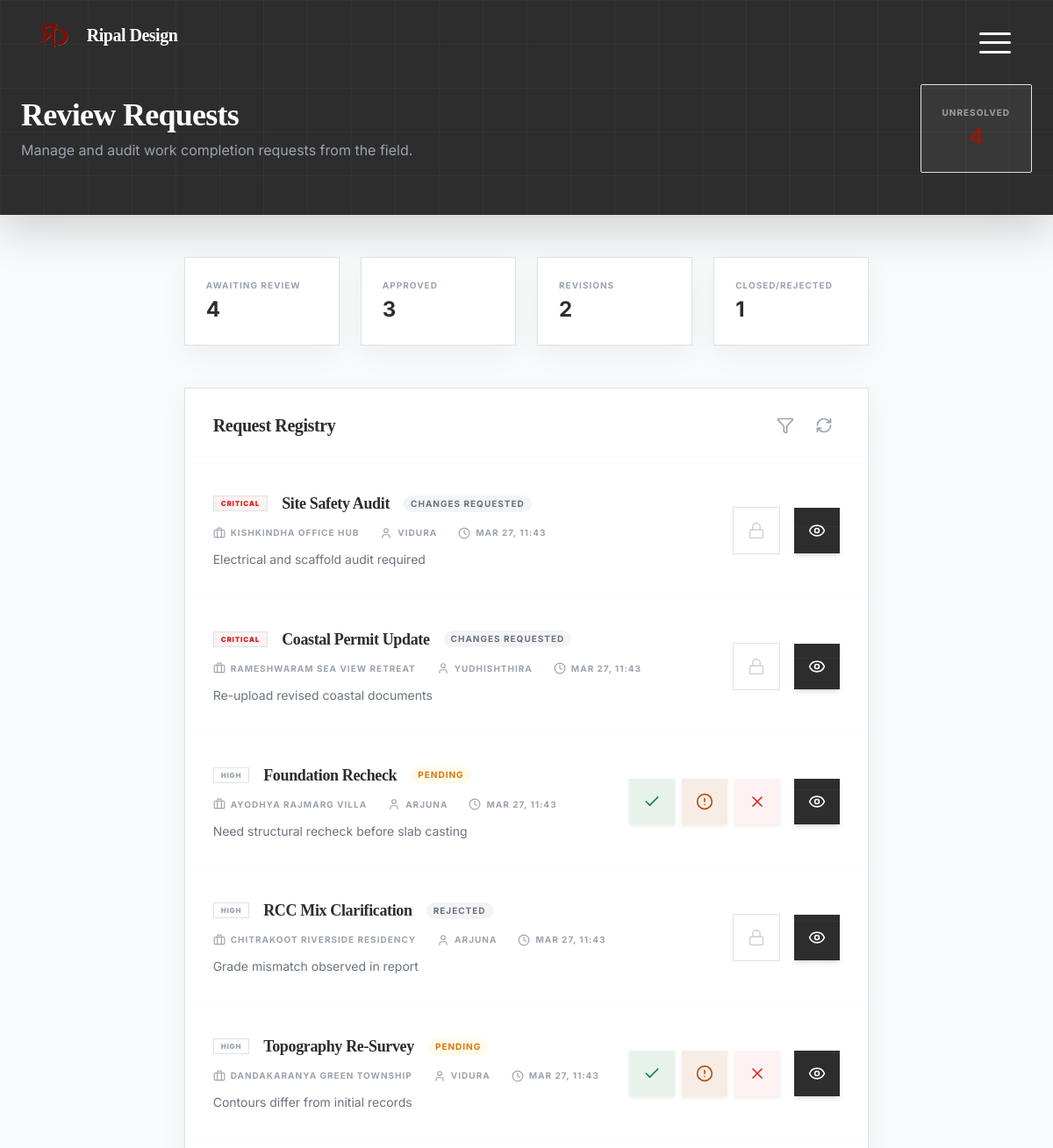
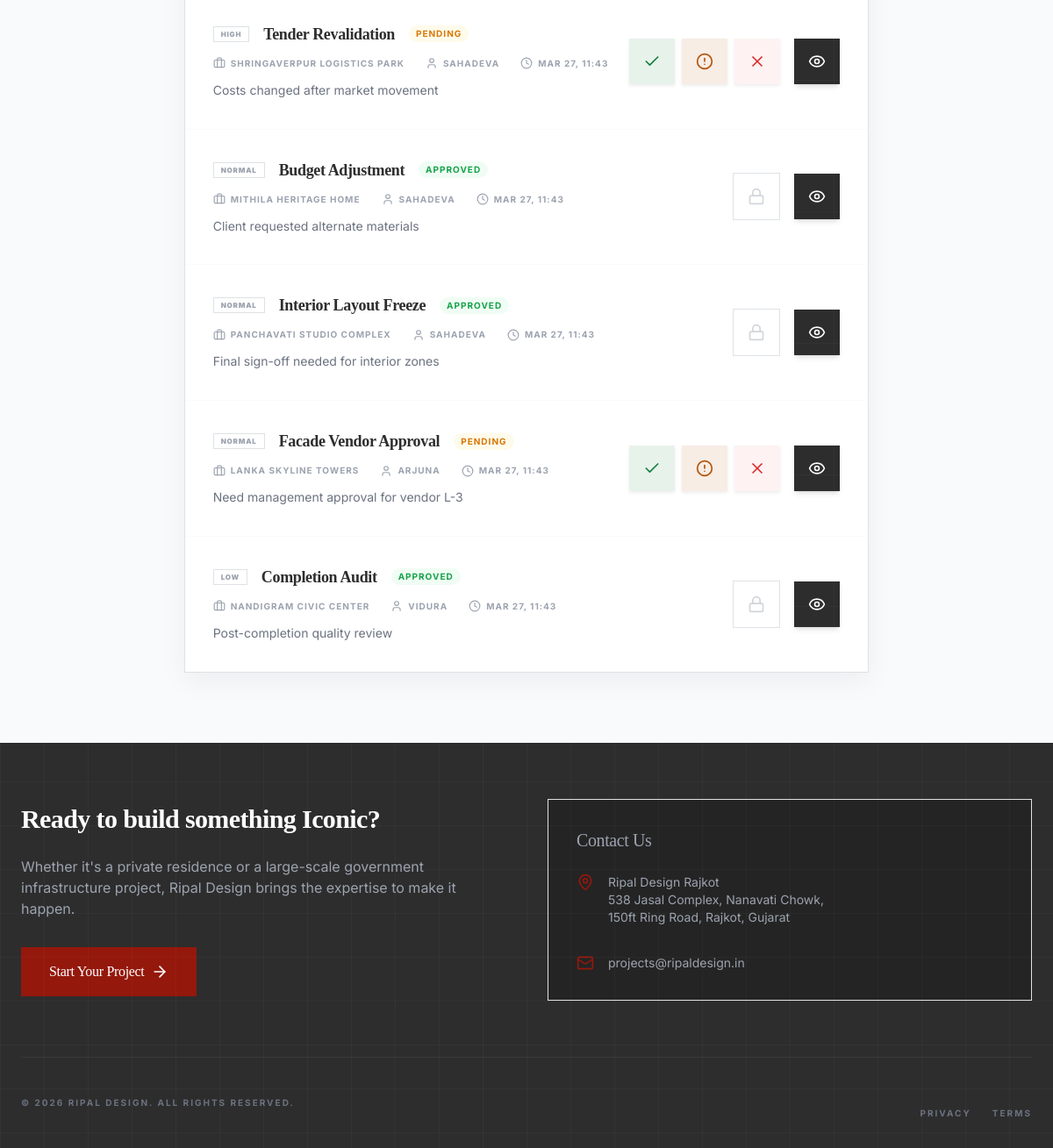
The app's page /dashboard/review_requests.php (signed in) with its own data (2 pictures, top to bottom).
### tables this page shows
CREATE TABLE IF NOT EXISTS review_requests (
  id INT AUTO_INCREMENT PRIMARY KEY,
  project_id INT DEFAULT NULL,
  submitted_by INT DEFAULT NULL,
  subject VARCHAR(255) NOT NULL,
  description TEXT DEFAULT NULL,
  urgency ENUM('critical','high','normal','low') DEFAULT 'normal',
  status ENUM('pending','approved','changes_requested','rejected') DEFAULT 'pending',
  created_at TIMESTAMP DEFAULT CURRENT_TIMESTAMP,
  updated_at TIMESTAMP NULL DEFAULT NULL ON UPDATE CURRENT_TIMESTAMP,
  FOREIGN KEY (project_id) REFERENCES projects(id) ON DELETE SET NULL,
  FOREIGN KEY (submitted_by) REFERENCES users(id) ON DELETE SET NULL,
  INDEX idx_review_requests_status (status)
);

CREATE TABLE IF NOT EXISTS projects (
  id INT AUTO_INCREMENT PRIMARY KEY,
  name VARCHAR(255) NOT NULL,
  status ENUM('planning','ongoing','paused','completed','on-hold','cancelled') DEFAULT 'ongoing',
  budget DECIMAL(15,2) DEFAULT NULL,
  progress INT DEFAULT 0,
  due DATE DEFAULT NULL,
  location TEXT DEFAULT NULL,
  site_location VARCHAR(255) DEFAULT NULL,
  address TEXT DEFAULT NULL,
  owner_name VARCHAR(255) DEFAULT NULL,
  owner_contact VARCHAR(50) DEFAULT NULL,
  owner_email VARCHAR(255) DEFAULT NULL,
  worker_name VARCHAR(255) DEFAULT NULL,
  project_type VARCHAR(100) DEFAULT NULL,
  client_id INT DEFAULT NULL,
  created_by INT DEFAULT NULL,
  latitude DECIMAL(10,7) DEFAULT NULL,
  longitude DECIMAL(10,7) DEFAULT NULL,
  created_at TIMESTAMP NOT NULL DEFAULT CURRENT_TIMESTAMP,
  updated_at TIMESTAMP NULL DEFAULT NULL ON UPDATE CURRENT_TIMESTAMP,
  FOREIGN KEY (client_id) REFERENCES users(id) ON DELETE SET NULL,
  FOREIGN KEY (created_by) REFERENCES users(id) ON DELETE SET NULL,
  INDEX idx_projects_status (status),
  INDEX idx_projects_client (client_id)
);

CREATE TABLE IF NOT EXISTS users (
  id INT AUTO_INCREMENT PRIMARY KEY,
  username VARCHAR(255) NOT NULL UNIQUE,
  full_name VARCHAR(255) DEFAULT NULL,
  first_name VARCHAR(120) DEFAULT NULL,
  last_name VARCHAR(120) DEFAULT NULL,
  email VARCHAR(255) DEFAULT NULL,
  phone VARCHAR(30) DEFAULT NULL,
  password_hash VARCHAR(255) DEFAULT NULL,
  token_reset CHAR(64) DEFAULT NULL,
  reset_token_expires DATETIME DEFAULT NULL,
  role ENUM('client','worker','employee','admin') NOT NULL DEFAULT 'client',
  status ENUM('active','pending','suspended') NOT NULL DEFAULT 'active',
  address VARCHAR(255) DEFAULT NULL,
  city VARCHAR(120) DEFAULT NULL,
  state VARCHAR(120) DEFAULT NULL,
  zip VARCHAR(20) DEFAULT NULL,
  joined_date DATE DEFAULT NULL,
  created_at TIMESTAMP NOT NULL DEFAULT CURRENT_TIMESTAMP,
  updated_at TIMESTAMP NULL DEFAULT NULL ON UPDATE CURRENT_TIMESTAMP,
  INDEX idx_users_role (role),
  INDEX idx_users_email (email),
  INDEX idx_users_reset_token (token_reset)
);

### dashboard/review_requests.php (the view, shortened to what this page needs)
<?php
$requests = [];
if (db_connected()) {
    try {
        $db = get_db();
        $stmt = $db->query("
            SELECT rr.*, p.name as project_name, u.username as submitted_by
            FROM review_requests rr
            LEFT JOIN projects p ON p.id = rr.project_id
            LEFT JOIN users u ON u.id = rr.submitted_by
            ORDER BY FIELD(rr.urgency, 'critical', 'high', 'normal', 'low'), rr.created_at DESC
        ");
        $requests = $stmt->fetchAll();
    } catch (Exception $e) {
        error_log('Review Requests Error: ' . $e->getMessage());
    }
}
$counts = ['pending'=>0, 'approved'=>0, 'changes_requested'=>0, 'rejected'=>0];
?>
<!DOCTYPE html>
<html lang="en" class="bg-canvas-white">
<head>
    <?php $HEADER_MODE = 'dashboard'; require_once __DIR__ . '/../Common/header.php'; ?>
</head>
<body class="bg-canvas-white font-sans text-foundation-grey min-h-screen">
    <div class="min-h-screen flex flex-col">
        <header class="bg-foundation-grey text-white pt-24 pb-12 px-4 sm:px-6 lg:px-8 shadow-lg mb-12">
            <div class="max-w-7xl mx-auto flex flex-col md:flex-row md:items-center md:justify-between gap-6">
                <div>
                    <h1 class="text-4xl font-serif font-bold">Review Requests</h1>
                    <p class="text-gray-400 mt-2">Manage and audit work completion requests from the field.</p>
                </div>
                <div class="flex gap-4">
                    <div class="bg-white/5 border border-white/10 px-6 py-4 rounded-sm text-center">
                        <span class="text-[10px] font-bold text-gray-400 uppercase tracking-widest block mb-1">Unresolved</span>
                        <span class="text-2xl font-bold text-rajkot-rust"><?php echo $counts['pending']; ?></span>
                    </div>
                </div>
            </div>
        </header>
        <main class="flex-grow max-w-7xl mx-auto px-4 sm:px-6 lg:px-8 pb-20">
            <div class="grid grid-cols-2 md:grid-cols-4 gap-4 mb-12">
                <div class="bg-white p-6 shadow-premium border border-gray-100 border-b-4 border-b-rajkot-rust">
                    <span class="text-[10px] font-bold text-gray-400 uppercase tracking-widest block mb-1">Awaiting Review</span>
                    <span class="text-2xl font-bold"><?php echo $counts['pending']; ?></span>
                </div>
                <div class="bg-white p-6 shadow-premium border border-gray-100 border-b-4 border-b-approval-green">
                    <span class="text-[10px] font-bold text-gray-400 uppercase tracking-widest block mb-1">Approved</span>
                    <span class="text-2xl font-bold"><?php echo $counts['approved']; ?></span>
                </div>
                <div class="bg-white p-6 shadow-premium border border-gray-100 border-b-4 border-b-pending-amber">
                    <span class="text-[10px] font-bold text-gray-400 uppercase tracking-widest block mb-1">Revisions</span>
                    <span class="text-2xl font-bold"><?php echo $counts['changes_requested']; ?></span>
                </div>
                <div class="bg-white p-6 shadow-premium border border-gray-100 border-b-4 border-b-slate-accent">
                    <span class="text-[10px] font-bold text-gray-400 uppercase tracking-widest block mb-1">Closed/Rejected</span>
                    <span class="text-2xl font-bold"><?php echo $counts['rejected']; ?></span>
                </div>
            </div>
            <div class="bg-white shadow-premium border border-gray-100">
                <div class="px-8 py-6 border-b border-gray-50 flex justify-between items-center">
                    <h2 class="text-xl font-serif font-bold">Request Registry</h2>
                    <div class="flex gap-2">
                        <button class="p-2 hover:bg-gray-50 text-gray-400 transition-colors" onclick="toggleFilters()" title="Filter Registry"><i data-lucide="filter" class="w-5 h-5"></i></button>
                        <button class="p-2 hover:bg-gray-50 text-gray-400 transition-colors" onclick="window.location.reload()" title="Refresh Registry"><i data-lucide="refresh-cw" class="w-5 h-5"></i></button>
                    </div>
                </div>
                <div class="divide-y divide-gray-50" id="requests-registry">
                    <?php if (empty($requests)): ?>
                        <div class="p-20 text-center">
                            <i data-lucide="clipboard-check" class="w-16 h-16 text-gray-100 mx-auto mb-4"></i>
                            <p class="text-gray-400 font-bold uppercase tracking-widest text-xs">All caught up. No pending reviews.</p>
                        </div>
                    <?php else: ?>
                        <?php foreach($requests as $r): ?>
                            <div class="request-row p-8 group hover:bg-gray-50/50 transition-all"
                                 data-status="<?php echo htmlspecialchars($r['status']); ?>"
                                 data-urgency="<?php echo htmlspecialchars($r['urgency']); ?>"
                                 data-subject="<?php echo htmlspecialchars((string)$r['subject']); ?>"
                                 data-description="<?php echo htmlspecialchars((string)$r['description']); ?>"
                                 data-project="<?php echo htmlspecialchars((string)$r['project_name']); ?>"
                                 data-submitted-by="<?php echo htmlspecialchars((string)$r['submitted_by']); ?>"
                                 data-created-at="<?php echo htmlspecialchars(date('M d, H:i', strtotime((string)$r['created_at']))); ?>">
                                <div class="flex flex-col lg:flex-row lg:items-center justify-between gap-6">
                                    <div class="flex-grow space-y-3">
                                        <div class="flex flex-wrap items-center gap-3">
                                            <span class="px-2 py-0.5 text-[8px] font-black uppercase tracking-widest border border-gray-200 <?php echo $r['urgency'] === 'critical' ? 'bg-red-50 text-red-600 border-red-100' : 'text-gray-400'; ?>">
                                                <?php echo strtoupper($r['urgency']); ?>
                                            </span>
                                            <h3 class="text-lg font-serif font-bold group-hover:text-rajkot-rust transition-colors"><?php echo htmlspecialchars($r['subject']); ?></h3>
                                            <span class="text-[10px] font-bold uppercase tracking-widest px-2 py-0.5 rounded-full
                                                <?php echo $r['status'] === 'pending' ? 'bg-amber-50 text-amber-600' : ($r['status'] === 'approved' ? 'bg-green-50 text-green-600' : 'bg-gray-100 text-gray-500'); ?>">
                                                <?php echo str_replace('_', ' ', strtoupper($r['status'])); ?>
                                            </span>
                                        </div>
                                        <div class="flex flex-wrap gap-4 text-[10px] font-bold text-gray-400 uppercase tracking-widest">
                                            <span class="flex items-center gap-1.5"><i data-lucide="briefcase" class="w-3.5 h-3.5"></i> <?php echo htmlspecialchars($r['project_name']); ?></span>
                                            <span class="flex items-center gap-1.5"><i data-lucide="user" class="w-3.5 h-3.5"></i> <?php echo htmlspecialchars($r['submitted_by']); ?></span>
                                            <span class="flex items-center gap-1.5"><i data-lucide="clock" class="w-3.5 h-3.5"></i> <?php echo date('M d, H:i', strtotime($r['created_at'])); ?></span>
                                        </div>
                                        <p class="text-sm text-gray-500 max-w-3xl leading-relaxed"><?php echo htmlspecialchars($r['description']); ?></p>
                                    </div>
                                    <div class="flex items-center gap-3">
                                        <?php if ($r['status'] === 'pending'): ?>
                                            <form method="POST" class="flex gap-2">
                                                <button name="status" value="approved" class="p-3 bg-approval-green/10 hover:bg-approval-green text-approval-green hover:text-white transition-all shadow-sm">
                                                    <i data-lucide="check" class="w-5 h-5"></i>
                                                </button>
                                                <button name="status" value="changes_requested" class="p-3 bg-pending-amber/10 hover:bg-pending-amber text-pending-amber hover:text-white transition-all shadow-sm">
                                                    <i data-lucide="alert-circle" class="w-5 h-5"></i>
                                                </button>
                                                <button name="status" value="rejected" class="p-3 bg-red-50 hover:bg-red-600 text-red-600 hover:text-white transition-all shadow-sm">
                                                    <i data-lucide="x" class="w-5 h-5"></i>
                                                </button>
                                            </form>
                                        <?php else: ?>
                                            <button class="p-3 border border-gray-100 text-gray-300 cursor-not-allowed"><i data-lucide="lock" class="w-5 h-5"></i></button>
                                        <?php endif; ?>
                                        <button type="button" class="p-3 bg-foundation-grey hover:bg-rajkot-rust text-white transition-all shadow-md view-details-btn"><i data-lucide="eye" class="w-5 h-5"></i></button>
                                    </div>
                                </div>
                            </div>
                        <?php endforeach; ?>
                    <?php endif; ?>
                </div>
            </div>
        </main>
        <?php require_once __DIR__ . '/../Common/footer.php'; ?>
    </div>
</body>
</html>

### public/css/index.css (style rules this page uses)
html, body { overflow-x: hidden !important; width: 100%; max-width: 100%; }
*, *::before, *::after { box-sizing: border-box; }
body { background: #0a0a0a; color: #fff; font-family: 'Inter', system-ui, -apple-system, 'Segoe UI', Roboto, 'Helvetica Neue', Arial; scrollbar-width: none; -ms-overflow-style: none; }
h1, h2, h3, .logo-font { font-family: 'Cormorant Garamond', serif; }
:root { --primary: #731209; --primary-light: #94180C; --bg-dark: #0a0a0a; --bg-panel: #121212; --text-muted: rgba(255, 255, 255, 0.6); --blueprint-grid: rgba(255, 255, 255, 0.03); }
body { background-color: var(--bg-dark); color: #fff; font-family: 'Inter', sans-serif; line-height: 1.6; -webkit-font-smoothing: antialiased; overflow-x: hidden; margin: 0; }
body::before { content: ""; position: fixed; top: 0; left: 0; width: 100%; height: 100%; background-image: linear-gradient(var(--blueprint-grid) 1px, transparent 1px), linear-gradient(90deg, var(--blueprint-grid) 1px, transparent 1px); background-size: 50px 50px; pointer-events: none; z-index: 1; }
h1, h2, h3, .font-serif { font-family: 'Cormorant Garamond', serif; font-weight: 300; letter-spacing: -0.02em; }

### Common/header.css (style rules this page uses)
:root { --alt-overlay-bg: rgba(148, 24, 12, 0.96); --alt-text: #fff; }
html, body { overflow-x: hidden; }

### Common/admin-responsive.css (style rules this page uses)
:root { --admin-header-mobile-padding-top: 4rem; }

### records on screen
review_requests: urgency "CRITICAL", subject "Site Safety Audit", status "CHANGES REQUESTED", project.name "KISHKINDHA OFFICE HUB", submitted_by.username "VIDURA", created_at "MAR 27, 11:43", description "Electrical and scaffold audit required"
review_requests: urgency "CRITICAL", subject "Coastal Permit Update", status "CHANGES REQUESTED", project.name "RAMESHWARAM SEA VIEW RETREAT", submitted_by.username "YUDHISHTHIRA", created_at "MAR 27, 11:43", description "Re-upload revised coastal documents"
review_requests: urgency "HIGH", subject "Foundation Recheck", status "PENDING", project.name "AYODHYA RAJMARG VILLA", submitted_by.username "ARJUNA", created_at "MAR 27, 11:43", description "Need structural recheck before slab casting"
review_requests: urgency "HIGH", subject "RCC Mix Clarification", status "REJECTED", project.name "CHITRAKOOT RIVERSIDE RESIDENCY", submitted_by.username "ARJUNA", created_at "MAR 27, 11:43", description "Grade mismatch observed in report"
review_requests: urgency "HIGH", subject "Topography Re-Survey", status "PENDING", project.name "DANDAKARANYA GREEN TOWNSHIP", submitted_by.username "VIDURA", created_at "MAR 27, 11:43", description "Contours differ from initial records"
review_requests: urgency "HIGH", subject "Tender Revalidation", status "PENDING", project.name "SHRINGAVERPUR LOGISTICS PARK", submitted_by.username "SAHADEVA", created_at "MAR 27, 11:43", description "Costs changed after market movement"
review_requests: urgency "NORMAL", subject "Budget Adjustment", status "APPROVED", project.name "MITHILA HERITAGE HOME", submitted_by.username "SAHADEVA", created_at "MAR 27, 11:43", description "Client requested alternate materials"
review_requests: urgency "NORMAL", subject "Interior Layout Freeze", status "APPROVED", project.name "PANCHAVATI STUDIO COMPLEX", submitted_by.username "SAHADEVA", created_at "MAR 27, 11:43", description "Final sign-off needed for interior zones"
review_requests: urgency "NORMAL", subject "Facade Vendor Approval", status "PENDING", project.name "LANKA SKYLINE TOWERS", submitted_by.username "ARJUNA", created_at "MAR 27, 11:43", description "Need management approval for vendor L-3"
review_requests: urgency "LOW", subject "Completion Audit", status "APPROVED", project.name "NANDIGRAM CIVIC CENTER", submitted_by.username "VIDURA", created_at "MAR 27, 11:43", description "Post-completion quality review"

### other values on screen
$headerText('brand_name', 'Ripal Design') "Ripal Design"
$counts['pending'] "4"
$counts['approved'] "3"
$counts['changes_requested'] "2"
$counts['rejected'] "1"
$footerText('cta_heading', 'Ready to build something Iconic?') "Ready to build something Iconic?"
$footerText('cta_button', 'Start Your Project') "Start Your Project"
$footerText('contact_heading', 'Contact Us') "Contact Us"
preg_replace('#<script[^>]*>.*?</script>#is', '', $value) "Ripal Design Rajkot 538 Jasal Complex, Nanavati Chowk, 150ft Ring Road, Rajkot, Gujarat"
$footerText('email', 'projects@ripaldesign.in') "projects@ripaldesign.in"
$footerText('copyright_brand', 'Ripal Design') "RIPAL DESIGN"
$footerText('copyright_suffix', 'All rights reserved.') "ALL RIGHTS RESERVED."
$footerText('privacy_label', 'Privacy') "PRIVACY"
$footerText('terms_label', 'Terms') "TERMS"
